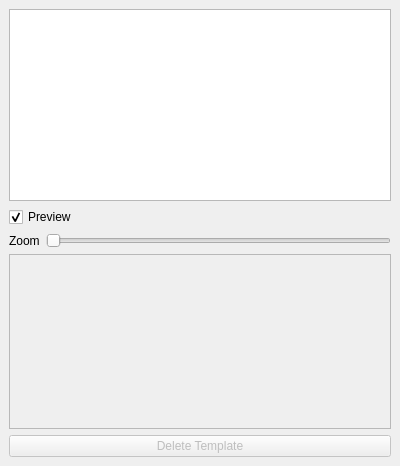
<?xml version="1.0" encoding="UTF-8"?>
<ui version="4.0">
 <class>ItemTemplatesWidget</class>
 <widget class="QDockWidget" name="ItemTemplatesWidget">
  <property name="geometry">
   <rect>
    <x>0</x>
    <y>0</y>
    <width>400</width>
    <height>466</height>
   </rect>
  </property>
  <property name="windowTitle">
   <string>Templates</string>
  </property>
  <widget class="QWidget" name="dockWidgetContents">
   <layout class="QVBoxLayout" name="verticalLayout">
    <item>
     <widget class="ItemTemplatesView" name="templatesView">
      <property name="enabled">
       <bool>true</bool>
      </property>
      <property name="sizePolicy">
       <sizepolicy hsizetype="Expanding" vsizetype="Minimum">
        <horstretch>0</horstretch>
        <verstretch>0</verstretch>
       </sizepolicy>
      </property>
      <property name="selectionMode">
       <enum>QAbstractItemView::ExtendedSelection</enum>
      </property>
     </widget>
    </item>
    <item>
     <layout class="QHBoxLayout" name="previewLayout">
      <item>
       <widget class="QCheckBox" name="enablePreview">
        <property name="enabled">
         <bool>true</bool>
        </property>
        <property name="text">
         <string>Preview</string>
        </property>
        <property name="checked">
         <bool>true</bool>
        </property>
       </widget>
      </item>
     </layout>
    </item>
    <item>
     <layout class="QHBoxLayout" name="zoomLayout">
      <item>
       <widget class="QLabel" name="zoomLabel">
        <property name="text">
         <string>Zoom</string>
        </property>
       </widget>
      </item>
      <item>
       <widget class="QSlider" name="zoomSlider">
        <property name="orientation">
         <enum>Qt::Horizontal</enum>
        </property>
       </widget>
      </item>
     </layout>
    </item>
    <item>
     <widget class="QGraphicsView" name="templatePreview">
      <property name="enabled">
       <bool>false</bool>
      </property>
     </widget>
    </item>
    <item>
     <widget class="QPushButton" name="deleteButton">
      <property name="enabled">
       <bool>false</bool>
      </property>
      <property name="text">
       <string>Delete Template</string>
      </property>
     </widget>
    </item>
   </layout>
  </widget>
 </widget>
 <customwidgets>
  <customwidget>
   <class>ItemTemplatesView</class>
   <extends>QListView</extends>
   <header>item/item_templates_view.h</header>
  </customwidget>
 </customwidgets>
 <resources/>
 <connections/>
</ui>
